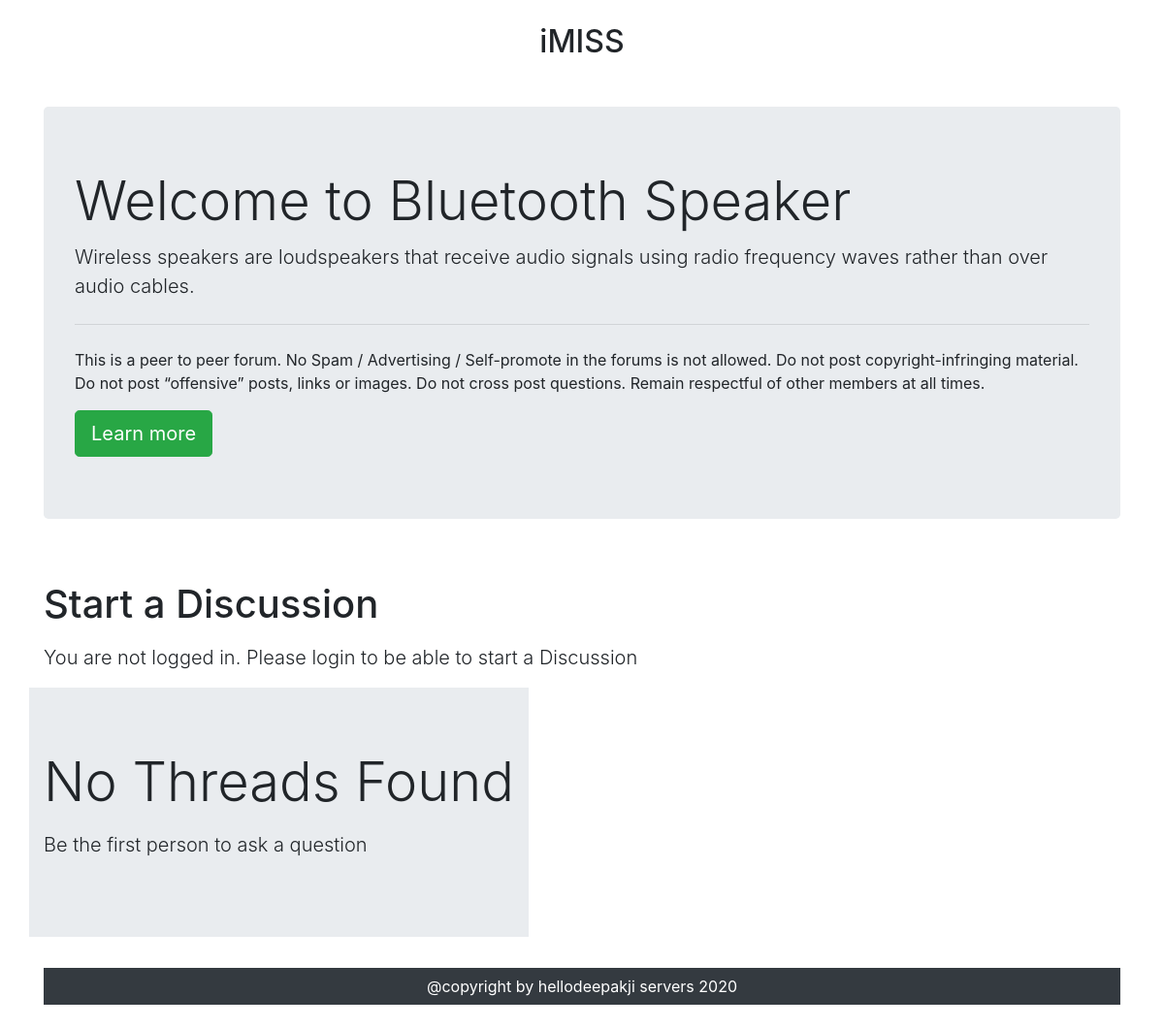
Page /more.php?proid=5 (signed in) on the committed database.
### tables this page shows
CREATE TABLE `cata` (
  `cata_id` int(3) NOT NULL,
  `cata_name` varchar(30) NOT NULL,
  `cata_dec` text NOT NULL,
  `Date` datetime NOT NULL DEFAULT current_timestamp()
);

### more.php (the view, shortened to what this page needs)
<!doctype html>
<html lang="en">
<head>
    <link rel="stylesheet" href="https://cdn.jsdelivr.net/npm/bootstrap@4.5.3/dist/css/bootstrap.min.css"
>
</head>
<body>
        <div class="container my-4 ">
        <div class="container my-4 ">
            <h2 class="text-center">iMISS</h2>
        </div>
        <div class="row">
            <?php
            $id= $_GET['proid'];
            $sql= "SELECT * FROM `cata` WHERE cata_id = $id";
            $result=mysqli_query($conn,$sql);
            while($row=mysqli_fetch_assoc($result)){
                $catname= $row['cata_name'];
                $catdec= $row['cata_dec'];
            }
            ?>
    <div class="container my-4">
        <div class="jumbotron">
            <h1 class="display-4">Welcome to <?php echo $catname;?> </h1>
            <p class="lead"> <?php echo $catdec;?></p>
            <hr class="my-4">
            <p>This is a peer to peer forum. No Spam / Advertising / Self-promote in the forums is not allowed. Do not
                post copyright-infringing material. Do not post “offensive” posts, links or images. Do not cross post
                questions. Remain respectful of other members at all times.</p>
            <a class="btn btn-success btn-lg" href="#" role="button">Learn more</a>
        </div>
    </div>
        <?php
    if(isset($_SESSION['loggedin']) && $_SESSION['loggedin']==true){
    echo '<div class="container">
            <h1 class="py-2">Start a Discussion</h1>
            <form action="'. $_SERVER["REQUEST_URI"] . '" method="post">
                <div class="form-group">
                    <label for="exampleInputEmail1">Problem Title</label>
                    <input type="text" class="form-control" id="title" name="title" aria-describedby="emailHelp">
                    <small id="emailHelp" class="form-text text-muted">Keep your title as short and crisp as
                        possible</small>
                </div>
                <input type="hidden" name="sno" value="'. $_SESSION["sno"]. '">
                <div class="form-group">
                    <label for="exampleFormControlTextarea1">Ellaborate Your Concern</label>
                    <textarea class="form-control" id="desc" name="desc" rows="3"></textarea>
                </div>
                <button type="submit" class="btn btn-success">Submit</button>
            </form>
        </div>';
    }
    else{
        echo '
        <div class="container">
        <h1 class="py-2">Start a Discussion</h1>
           <p class="lead">You are not logged in. Please login to be able to start a Discussion</p>
        </div>
        ';
    }
    ?>
    <?php
    $noResult = true;
        if($noResult){
            echo '<div class="jumbotron jumbotron-fluid">
                    <div class="container">
                        <p class="display-4">No Threads Found</p>
                        <p class="lead"> Be the first person to ask a question</p>
                    </div>
                 </div> ';
        }
    ?>
    </div>
    <p id="para"> <font color="white"> @copyright by hellodeepakji servers 2020 </font> </p>
</body>
</html>

### more.php (style rules this page uses)
#para { background-color:#343a40; text-align: center; padding:7px; }

### rows in the picture
cata: cata_name "Bluetooth Speaker", cata_dec "Wireless speakers are loudspeakers that receive audio signals using radio frequency waves rather than over audio cables."
